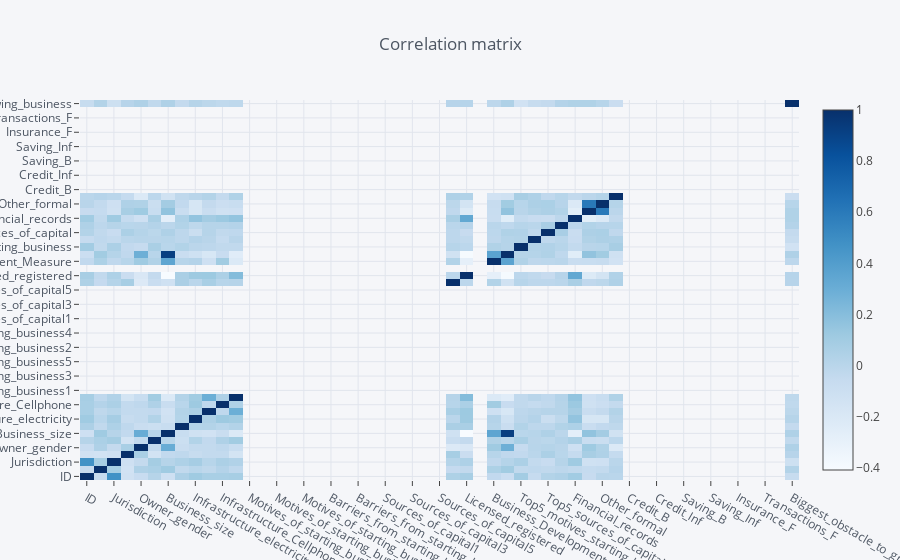

The cell this chart's notebook holds for it:
### Code cell
SMMEIndicatorsTest.corr().iplot(kind='heatmap', colorscale='Blues', title='Correlation matrix')

### Figure 1 — Plotly figure (JSON) as saved in the notebook; plotly's stock layout.template omitted (floating-point values rounded to 4 significant figures; data arrays with more than 128 entries replaced by an {"elided": "..."} marker saying what was removed)
{"data": [{"colorscale": [[0, "rgb(247,251,255)"], [0.125, "rgb(222,235,247)"], [0.25, "rgb(198,219,239)"], [0.375, "rgb(158,202,225)"], [0.5, "rgb(107,174,214)"], [0.625, "rgb(66,146,198)"], [0.75, "rgb(33,113,181)"], [0.875, "rgb(8,81,156)"], [1, "rgb(8,48,107)"]], "type": "heatmap", "uid": "035ddec7-6719-48ed-bee8-2905d4576475", "x": ["ID", "Weights_Ind_Business_Owner", "Jurisdiction", "Urb_rur", "Owner_gender", "Age_of_owner", "Business_size", "Business_age", "Infrastructure_electricity", "Infrastructure_Telephone", "Infrastructure_Cellphone", "Infrastructure_Internet_access", "Motives_of_starting_business1", "Motives_of_starting_business2", "Motives_of_starting_business3", "Motives_of_starting_business4", "Motives_of_starting_business5", "Barriers_from_starting_business1", "Barriers_from_starting_business2", "Barriers_from_starting_business3", "Barriers_from_starting_business4", "Barriers_from_starting_business5", "Sources_of_capital1", "Sources_of_capital2", "Sources_of_capital3", "Sources_of_capital4", "Sources_of_capital5", "Business_Sector", "Licensed_registered", "Business_coaching", "Business_Development_Measure", "No_of_employees", "Top5_motives_starting_business", "Top5_barriers_from_starting_business", "Top5_sources_of_capital", "Top5_source_of_skills", "Financial_records", "Banked", "Other_formal", "Informal", "Credit_B", "Credit_F", "Credit_Inf", "Credit_FF", "Saving_B", "Savings_F", "Saving_Inf", "Savings_FF", "Insurance_F", "Transactions_B", "Transactions_F", "MM_account", "Biggest_obstacle_to_growing_business"], "y": ["ID", "Weights_Ind_Business_Owner", "Jurisdiction", "Urb_rur", "Owner_gender", "Age_of_owner", "Business_size", "Business_age", "Infrastructure_electricity", "Infrastructure_Telephone", "Infrastructure_Cellphone", "Infrastructure_Internet_access", "Motives_of_starting_business1", "Motives_of_starting_business2", "Motives_of_starting_business3", "Motives_of_starting_business4", "Motives_of_starting_business5", "Barriers_from_starting_business1", "Barriers_from_starting_business2", "Barriers_from_starting_business3", "Barriers_from_starting_business4", "Barriers_from_starting_business5", "Sources_of_capital1", "Sources_of_capital2", "Sources_of_capital3", "Sources_of_capital4", "Sources_of_capital5", "Business_Sector", "Licensed_registered", "Business_coaching", "Business_Development_Measure", "No_of_employees", "Top5_motives_starting_business", "Top5_barriers_from_starting_business", "Top5_sources_of_capital", "Top5_source_of_skills", "Financial_records", "Banked", "Other_formal", "Informal", "Credit_B", "Credit_F", "Credit_Inf", "Credit_FF", "Saving_B", "Savings_F", "Saving_Inf", "Savings_FF", "Insurance_F", "Transactions_B", "Transactions_F", "MM_account", "Biggest_obstacle_to_growing_business"], "z": {"elided": "53x53 float values"}, "zmax": null, "zmin": null}], "layout": {"legend": {"bgcolor": "#F5F6F9", "font": {"color": "#4D5663"}}, "paper_bgcolor": "#F5F6F9", "plot_bgcolor": "#F5F6F9", "title": {"font": {"color": "#4D5663"}, "text": "Correlation matrix"}, "xaxis": {"gridcolor": "#E1E5ED", "showgrid": true, "tickfont": {"color": "#4D5663"}, "title": {"font": {"color": "#4D5663"}, "text": ""}, "zerolinecolor": "#E1E5ED"}, "yaxis": {"gridcolor": "#E1E5ED", "showgrid": true, "tickfont": {"color": "#4D5663"}, "title": {"font": {"color": "#4D5663"}, "text": ""}, "zerolinecolor": "#E1E5ED"}}}
